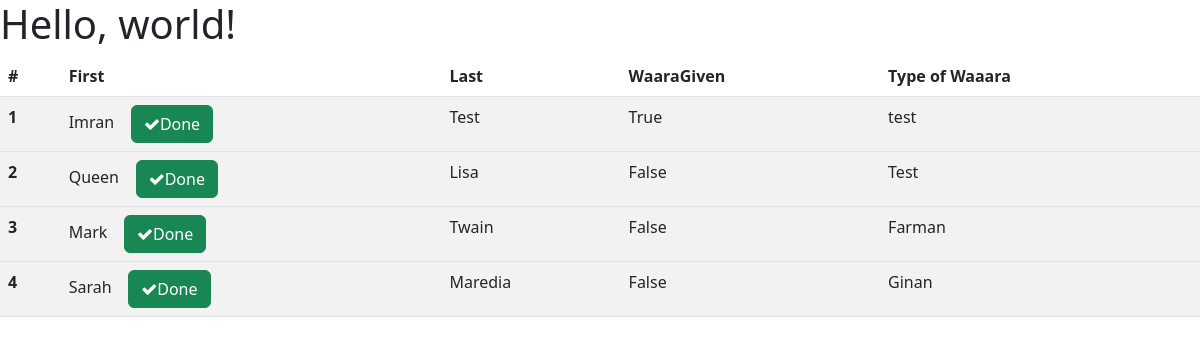
The page / on the database its author committed.
### members/models.py (models this page shows)
class Task(models.Model):
    firstname = models.CharField(max_length=500)
    lastname = models.CharField(max_length=500)
    waaratype = models.CharField(max_length=500)
    PlaceHolder = models.CharField(max_length=500)
    is_completed = models.BooleanField(default=False)
    created_at = models.DateTimeField(auto_now_add = True)
    updated_at = models.DateTimeField(auto_now = True)

### mehmani_main/views.py (the view)
# urls.py: 2. Add a URL to urlpatterns:  path('', views.home, name='home')
def home(request):
                rawdata = Task.objects.all()
                context = {
                        'dictTask':rawdata,
                     }
                return render(request, 'Main.html',context)

### Templates/Main.html (shortened to what this page needs)
<!DOCTYPE html>
<html lang="en">
<head>
  <link href="https://cdn.jsdelivr.net/npm/bootstrap@5.3.0-alpha1/dist/css/bootstrap.min.css" rel="stylesheet">
    <link rel="stylesheet" href="https://cdnjs.cloudflare.com/ajax/libs/font-awesome/4.7.0/css/font-awesome.min.css">
</head>
<body>
  <h1>Hello, world!</h1>
  <table class="table table-striped">
    <thead class="thead-dark">
      <tr>
        <th scope="col">#</th>
        <th scope="col">First</th>
        <th scope="col">Last</th>
        <th scope="col">WaaraGiven</th>
        <th scope="col">Type of Waaara</th>
      </tr>
    </thead>
    {% for i in dictTask%}
    <tbody>
      <tr>
        <th scope="row">{{i.pk}}</th>
        <td>{{i.firstname}}&nbsp;&nbsp;&nbsp;
            <span style="position: relative; float: centre;">
            <a class="btn btn-success" data-bs-toggle="modal" data-bs-target="#exampleModal"><i class="fa fa-check"></i>Done </a>
      </span>
        </td>
        <td>{{i.lastname}}</td>
        <td>{{i.is_completed}}</td>
        <td>{{i.waaratype}}</td>
      </tr>
    </tbody>
    {% endfor %}
  </table>
</body>
</html>

### rows shown on the page
Task: pk "1", firstname "Imran", lastname "Test", is_completed "True", waaratype "test"
Task: pk "2", firstname "Queen", lastname "Lisa", is_completed "False", waaratype "Test"
Task: pk "3", firstname "Mark", lastname "Twain", is_completed "False", waaratype "Farman"
Task: pk "4", firstname "Sarah", lastname "Maredia", is_completed "False", waaratype "Ginan"
